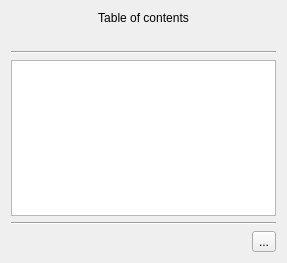
<?xml version="1.0" encoding="UTF-8"?>
<ui version="4.0">
 <class>TocDlg</class>
 <widget class="QDialog" name="TocDlg">
  <property name="windowModality">
   <enum>Qt::ApplicationModal</enum>
  </property>
  <property name="geometry">
   <rect>
    <x>0</x>
    <y>0</y>
    <width>287</width>
    <height>263</height>
   </rect>
  </property>
  <property name="contextMenuPolicy">
   <enum>Qt::NoContextMenu</enum>
  </property>
  <property name="windowTitle">
   <string>Table of contents</string>
  </property>
  <layout class="QVBoxLayout" name="verticalLayout">
   <item>
    <widget class="QLabel" name="lblTitle">
     <property name="text">
      <string>Table of contents</string>
     </property>
     <property name="alignment">
      <set>Qt::AlignCenter</set>
     </property>
    </widget>
   </item>
   <item>
    <widget class="QLabel" name="lblPosition">
     <property name="sizePolicy">
      <sizepolicy hsizetype="Expanding" vsizetype="Preferred">
       <horstretch>0</horstretch>
       <verstretch>0</verstretch>
      </sizepolicy>
     </property>
     <property name="text">
      <string/>
     </property>
    </widget>
   </item>
   <item>
    <widget class="Line" name="line">
     <property name="orientation">
      <enum>Qt::Horizontal</enum>
     </property>
    </widget>
   </item>
   <item>
    <widget class="QTreeWidget" name="treeWidget">
     <attribute name="headerVisible">
      <bool>false</bool>
     </attribute>
     <column>
      <property name="text">
       <string notr="true">1</string>
      </property>
     </column>
    </widget>
   </item>
   <item>
    <widget class="Line" name="line_2">
     <property name="orientation">
      <enum>Qt::Horizontal</enum>
     </property>
    </widget>
   </item>
   <item>
    <layout class="QHBoxLayout" name="horizontalLayout">
     <item>
      <widget class="NavigationBar" name="navBar" native="true">
       <property name="minimumSize">
        <size>
         <width>40</width>
         <height>0</height>
        </size>
       </property>
      </widget>
     </item>
     <item>
      <spacer name="horizontalSpacer">
       <property name="orientation">
        <enum>Qt::Horizontal</enum>
       </property>
       <property name="sizeHint" stdset="0">
        <size>
         <width>40</width>
         <height>20</height>
        </size>
       </property>
      </spacer>
     </item>
     <item>
      <widget class="QToolButton" name="btnCancel">
       <property name="text">
        <string notr="true">...</string>
       </property>
       <property name="icon">
        <iconset resource="cr3.qrc">
         <normaloff>:/close.png</normaloff>:/close.png</iconset>
       </property>
      </widget>
     </item>
    </layout>
   </item>
  </layout>
 </widget>
 <customwidgets>
  <customwidget>
   <class>NavigationBar</class>
   <extends>QWidget</extends>
   <header>navigationbar.h</header>
   <container>1</container>
  </customwidget>
 </customwidgets>
 <resources>
  <include location="cr3.qrc"/>
 </resources>
 <connections>
  <connection>
   <sender>btnCancel</sender>
   <signal>clicked()</signal>
   <receiver>TocDlg</receiver>
   <slot>reject()</slot>
   <hints>
    <hint type="sourcelabel">
     <x>597</x>
     <y>645</y>
    </hint>
    <hint type="destinationlabel">
     <x>309</x>
     <y>333</y>
    </hint>
   </hints>
  </connection>
 </connections>
 <slots>
  <slot>onActivated(QTreeWidgetItem,int)</slot>
 </slots>
</ui>
